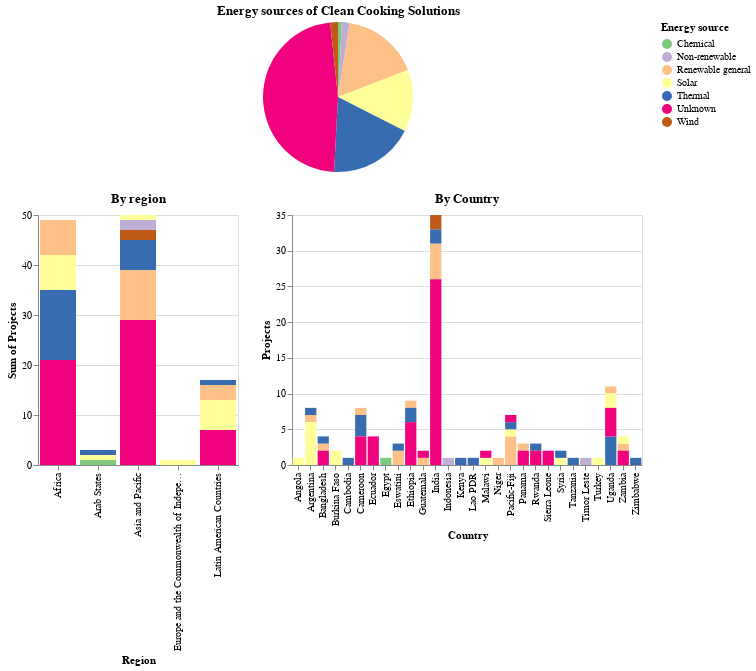

Notebook source saved alongside this figure:
### Markdown cell above
#### A third of the solutions are for Clean Cooking. What energy sources do the solutions use for such applications?

### Code cell
# Create a container for our two different views
# Let's implement filtering using dynamic queries. 
selection = alt.selection(type='multi', fields=['Region'])
base =  alt.Chart(CC_C, title = 'By Country').properties(width=500, height=500)

general = alt.Chart(CC_E,title = 'Energy sources of Clean Cooking Solutions').mark_arc().encode(
    theta=alt.Theta(field="Projects", type="quantitative"),
    color=alt.Color(field="Energy source", type="nominal"),
    tooltip = ['Energy source', 'Percentage']
).properties(height=150, width=600)


overview = alt.Chart(CC_C, title = "By region").mark_bar().encode(
    x='Region',
    y='sum(Projects)',
    color='Energy source',
    opacity = alt.condition(selection, alt.value(1.0), alt.value(0.3)),
    order=alt.Order(
      # Sort the segments of the bars by this field
      'sum(Projects)',
      sort='descending'
    ),
     #tooltip=["Region","Total Region" ,"sum(Projects)","Energy source"]
    tooltip = ["Region","Total Region" ,"Energy source",
               alt.Tooltip('sum(Projects)', title='Projects by Energy Source')]
).add_selection(selection).properties(height=250, width=200)


# Create a detail chart
detail = hist = base.mark_bar().encode(
    y = "Projects", 
    x = "Country",
    #color = 'Energy source',
    color = alt.Color('Energy source', scale=alt.Scale(scheme='accent')),
    order=alt.Order('Projects',sort='descending'),
    tooltip = ["Country", "Total Country","Energy source",
               alt.Tooltip('Projects', title='Projects by Energy Source')]
).transform_filter(selection).properties(height=250, width=350)

general & (overview | detail)

### Figure 1 — Vega-Lite specification as saved in the notebook (floating-point values rounded to 4 significant figures)
{"config": {"view": {"continuousWidth": 400, "continuousHeight": 300}}, "vconcat": [{"data": {"name": "data-92965843194c8148693ee4d9547c39c7"}, "mark": "arc", "encoding": {"color": {"field": "Energy source", "type": "nominal"}, "theta": {"field": "Projects", "type": "quantitative"}, "tooltip": [{"field": "Energy source", "type": "nominal"}, {"field": "Percentage", "type": "quantitative"}]}, "height": 150, "title": "Energy sources of Clean Cooking Solutions", "width": 600}, {"hconcat": [{"mark": "bar", "encoding": {"color": {"field": "Energy source", "type": "nominal"}, "opacity": {"condition": {"value": 1.0, "selection": "selector006"}, "value": 0.3}, "order": {"aggregate": "sum", "field": "Projects", "sort": "descending", "type": "quantitative"}, "tooltip": [{"field": "Region", "type": "nominal"}, {"field": "Total Region", "type": "quantitative"}, {"field": "Energy source", "type": "nominal"}, {"aggregate": "sum", "field": "Projects", "title": "Projects by Energy Source", "type": "quantitative"}], "x": {"field": "Region", "type": "nominal"}, "y": {"aggregate": "sum", "field": "Projects", "type": "quantitative"}}, "height": 250, "selection": {"selector006": {"type": "multi", "fields": ["Region"]}}, "title": "By region", "width": 200}, {"mark": "bar", "encoding": {"color": {"field": "Energy source", "scale": {"scheme": "accent"}, "type": "nominal"}, "order": {"field": "Projects", "sort": "descending", "type": "quantitative"}, "tooltip": [{"field": "Country", "type": "nominal"}, {"field": "Total Country", "type": "quantitative"}, {"field": "Energy source", "type": "nominal"}, {"field": "Projects", "title": "Projects by Energy Source", "type": "quantitative"}], "x": {"field": "Country", "type": "nominal"}, "y": {"field": "Projects", "type": "quantitative"}}, "height": 250, "title": "By Country", "transform": [{"filter": {"selection": "selector006"}}], "width": 350}], "data": {"name": "data-059bfa467f3e266b16582118a25f1afb"}}], "$schema": "https://vega.github.io/schema/vega-lite/v4.17.0.json", "datasets": {"data-92965843194c8148693ee4d9547c39c7": [{"Energy source": "Chemical", "Projects": 1, "Percentage": 1.0}, {"Energy source": "Non-renewable", "Projects": 2, "Percentage": 2.0}, {"Energy source": "Renewable general", "Projects": 20, "Percentage": 17.0}, {"Energy source": "Solar", "Projects": 16, "Percentage": 13.0}, {"Energy source": "Thermal", "Projects": 22, "Percentage": 18.0}, {"Energy source": "Unknown", "Projects": 57, "Percentage": 48.0}, {"Energy source": "Wind", "Projects": 2, "Percentage": 2.0}], "data-059bfa467f3e266b16582118a25f1afb": [{"Country": "Angola", "Energy source": "Solar", "Projects": 1, "Regional_Bureau": "RBA", "Region": "Africa", "Total Region": 49, "Total Country": 1}, {"Country": "Argentina", "Energy source": "Renewable general", "Projects": 1, "Regional_Bureau": "RBLAC", "Region": "Latin American Countries", "Total Region": 17, "Total Country": 8}, {"Country": "Argentina", "Energy source": "Solar", "Projects": 6, "Regional_Bureau": "RBLAC", "Region": "Latin American Countries", "Total Region": 17, "Total Country": 8}, {"Country": "Argentina", "Energy source": "Thermal", "Projects": 1, "Regional_Bureau": "RBLAC", "Region": "Latin American Countries", "Total Region": 17, "Total Country": 8}, {"Country": "Bangladesh", "Energy source": "Renewable general", "Projects": 1, "Regional_Bureau": "RBAP", "Region": "Asia and Pacific", "Total Region": 50, "Total Country": 4}, {"Country": "Bangladesh", "Energy source": "Thermal", "Projects": 1, "Regional_Bureau": "RBAP", "Region": "Asia and Pacific", "Total Region": 50, "Total Country": 4}, {"Country": "Bangladesh", "Energy source": "Unknown", "Projects": 2, "Regional_Bureau": "RBAP", "Region": "Asia and Pacific", "Total Region": 50, "Total Country": 4}, {"Country": "Burkina Faso", "Energy source": "Solar", "Projects": 2, "Regional_Bureau": "RBA", "Region": "Africa", "Total Region": 49, "Total Country": 2}, {"Country": "Cambodia", "Energy source": "Thermal", "Projects": 1, "Regional_Bureau": "RBAP", "Region": "Asia and Pacific", "Total Region": 50, "Total Country": 1}, {"Country": "Cameroon", "Energy source": "Renewable general", "Projects": 1, "Regional_Bureau": "RBA", "Region": "Africa", "Total Region": 49, "Total Country": 8}, {"Country": "Cameroon", "Energy source": "Thermal", "Projects": 3, "Regional_Bureau": "RBA", "Region": "Africa", "Total Region": 49, "Total Country": 8}, {"Country": "Cameroon", "Energy source": "Unknown", "Projects": 4, "Regional_Bureau": "RBA", "Region": "Africa", "Total Region": 49, "Total Country": 8}, {"Country": "Ecuador", "Energy source": "Unknown", "Projects": 4, "Regional_Bureau": "RBLAC", "Region": "Latin American Countries", "Total Region": 17, "Total Country": 4}, {"Country": "Egypt", "Energy source": "Chemical", "Projects": 1, "Regional_Bureau": "RBAS", "Region": "Arab States", "Total Region": 3, "Total Country": 1}, {"Country": "Eswatini", "Energy source": "Renewable general", "Projects": 2, "Regional_Bureau": "RBA", "Region": "Africa", "Total Region": 49, "Total Country": 3}, {"Country": "Eswatini", "Energy source": "Thermal", "Projects": 1, "Regional_Bureau": "RBA", "Region": "Africa", "Total Region": 49, "Total Country": 3}, {"Country": "Ethiopia", "Energy source": "Renewable general", "Projects": 1, "Regional_Bureau": "RBA", "Region": "Africa", "Total Region": 49, "Total Country": 9}, {"Country": "Ethiopia", "Energy source": "Thermal", "Projects": 2, "Regional_Bureau": "RBA", "Region": "Africa", "Total Region": 49, "Total Country": 9}, {"Country": "Ethiopia", "Energy source": "Unknown", "Projects": 6, "Regional_Bureau": "RBA", "Region": "Africa", "Total Region": 49, "Total Country": 9}, {"Country": "Guatemala", "Energy source": "Renewable general", "Projects": 1, "Regional_Bureau": "RBLAC", "Region": "Latin American Countries", "Total Region": 17, "Total Country": 2}, {"Country": "Guatemala", "Energy source": "Unknown", "Projects": 1, "Regional_Bureau": "RBLAC", "Region": "Latin American Countries", "Total Region": 17, "Total Country": 2}, {"Country": "India", "Energy source": "Renewable general", "Projects": 5, "Regional_Bureau": "RBAP", "Region": "Asia and Pacific", "Total Region": 50, "Total Country": 35}, {"Country": "India", "Energy source": "Thermal", "Projects": 2, "Regional_Bureau": "RBAP", "Region": "Asia and Pacific", "Total Region": 50, "Total Country": 35}, {"Country": "India", "Energy source": "Unknown", "Projects": 26, "Regional_Bureau": "RBAP", "Region": "Asia and Pacific", "Total Region": 50, "Total Country": 35}, {"Country": "India", "Energy source": "Wind", "Projects": 2, "Regional_Bureau": "RBAP", "Region": "Asia and Pacific", "Total Region": 50, "Total Country": 35}, {"Country": "Indonesia", "Energy source": "Non-renewable", "Projects": 1, "Regional_Bureau": "RBAP", "Region": "Asia and Pacific", "Total Region": 50, "Total Country": 1}, {"Country": "Kenya", "Energy source": "Thermal", "Projects": 1, "Regional_Bureau": "RBA", "Region": "Africa", "Total Region": 49, "Total Country": 1}, {"Country": "Lao PDR", "Energy source": "Thermal", "Projects": 1, "Regional_Bureau": "RBAP", "Region": "Asia and Pacific", "Total Region": 50, "Total Country": 1}, {"Country": "Malawi", "Energy source": "Solar", "Projects": 1, "Regional_Bureau": "RBA", "Region": "Africa", "Total Region": 49, "Total Country": 2}, {"Country": "Malawi", "Energy source": "Unknown", "Projects": 1, "Regional_Bureau": "RBA", "Region": "Africa", "Total Region": 49, "Total Country": 2}, {"Country": "Niger", "Energy source": "Renewable general", "Projects": 1, "Regional_Bureau": "RBA", "Region": "Africa", "Total Region": 49, "Total Country": 1}, {"Country": "Pacific-Fiji", "Energy source": "Renewable general", "Projects": 4, "Regional_Bureau": "RBAP", "Region": "Asia and Pacific", "Total Region": 50, "Total Country": 7}, {"Country": "Pacific-Fiji", "Energy source": "Solar", "Projects": 1, "Regional_Bureau": "RBAP", "Region": "Asia and Pacific", "Total Region": 50, "Total Country": 7}, {"Country": "Pacific-Fiji", "Energy source": "Thermal", "Projects": 1, "Regional_Bureau": "RBAP", "Region": "Asia and Pacific", "Total Region": 50, "Total Country": 7}, {"Country": "Pacific-Fiji", "Energy source": "Unknown", "Projects": 1, "Regional_Bureau": "RBAP", "Region": "Asia and Pacific", "Total Region": 50, "Total Country": 7}, {"Country": "Panama", "Energy source": "Renewable general", "Projects": 1, "Regional_Bureau": "RBLAC", "Region": "Latin American Countries", "Total Region": 17, "Total Country": 3}, {"Country": "Panama", "Energy source": "Unknown", "Projects": 2, "Regional_Bureau": "RBLAC", "Region": "Latin American Countries", "Total Region": 17, "Total Country": 3}, {"Country": "Rwanda", "Energy source": "Thermal", "Projects": 1, "Regional_Bureau": "RBA", "Region": "Africa", "Total Region": 49, "Total Country": 3}, {"Country": "Rwanda", "Energy source": "Unknown", "Projects": 2, "Regional_Bureau": "RBA", "Region": "Africa", "Total Region": 49, "Total Country": 3}, {"Country": "Sierra Leone", "Energy source": "Unknown", "Projects": 2, "Regional_Bureau": "RBA", "Region": "Africa", "Total Region": 49, "Total Country": 2}, {"Country": "Syria", "Energy source": "Solar", "Projects": 1, "Regional_Bureau": "RBAS", "Region": "Arab States", "Total Region": 3, "Total Country": 2}, {"Country": "Syria", "Energy source": "Thermal", "Projects": 1, "Regional_Bureau": "RBAS", "Region": "Arab States", "Total Region": 3, "Total Country": 2}, {"Country": "Tanzania", "Energy source": "Thermal", "Projects": 1, "Regional_Bureau": "RBA", "Region": "Africa", "Total Region": 49, "Total Country": 1}, {"Country": "Timor Leste", "Energy source": "Non-renewable", "Projects": 1, "Regional_Bureau": "RBAP", "Region": "Asia and Pacific", "Total Region": 50, "Total Country": 1}, {"Country": "Turkey", "Energy source": "Solar", "Projects": 1, "Regional_Bureau": "RBEC", "Region": "Europe and the Commonwealth of Independent States", "Total Region": 1, "Total Country": 1}, {"Country": "Uganda", "Energy source": "Renewable general", "Projects": 1, "Regional_Bureau": "RBA", "Region": "Africa", "Total Region": 49, "Total Country": 11}, {"Country": "Uganda", "Energy source": "Solar", "Projects": 2, "Regional_Bureau": "RBA", "Region": "Africa", "Total Region": 49, "Total Country": 11}, {"Country": "Uganda", "Energy source": "Thermal", "Projects": 4, "Regional_Bureau": "RBA", "Region": "Africa", "Total Region": 49, "Total Country": 11}, {"Country": "Uganda", "Energy source": "Unknown", "Projects": 4, "Regional_Bureau": "RBA", "Region": "Africa", "Total Region": 49, "Total Country": 11}, {"Country": "Zambia", "Energy source": "Renewable general", "Projects": 1, "Regional_Bureau": "RBA", "Region": "Africa", "Total Region": 49, "Total Country": 4}, {"Country": "Zambia", "Energy source": "Solar", "Projects": 1, "Regional_Bureau": "RBA", "Region": "Africa", "Total Region": 49, "Total Country": 4}, {"Country": "Zambia", "Energy source": "Unknown", "Projects": 2, "Regional_Bureau": "RBA", "Region": "Africa", "Total Region": 49, "Total Country": 4}, {"Country": "Zimbabwe", "Energy source": "Thermal", "Projects": 1, "Regional_Bureau": "RBA", "Region": "Africa", "Total Region": 49, "Total Country": 1}]}}
